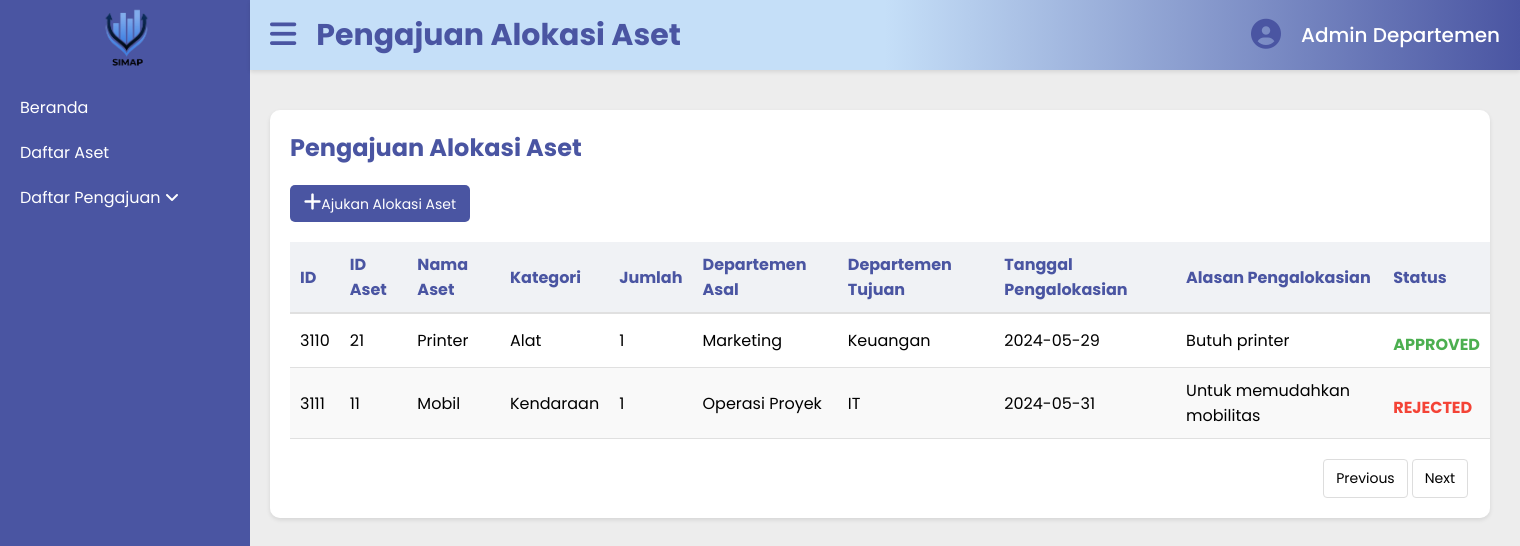
Screenshot of /SIMAP-Project/departemen-page/page-alokasiDepartemen.php with the database file from the repository.
### tables this page shows
CREATE TABLE `pengajuan_alokasi` (
  `idPengajuanAlokasi` int(11) NOT NULL,
  `idAset` int(11) DEFAULT NULL,
  `namaAset` varchar(100) NOT NULL,
  `kategoriAset` varchar(255) NOT NULL,
  `jumlah` int(11) NOT NULL,
  `departemenAsal` varchar(255) NOT NULL,
  `departemenTujuan` varchar(255) NOT NULL,
  `tanggalPengalokasian` date NOT NULL,
  `alasanPengalokasian` varchar(255) NOT NULL,
  `status` varchar(50) NOT NULL
);

### SIMAP-Project/departemen-page/page-alokasiDepartemen.php (the view, shortened to what this page needs)
<?php
include '../php/koneksi.php';
$query_mysql = mysqli_query($mysqli, "SELECT * FROM pengajuan_alokasi");
?>
<!DOCTYPE html>
<html lang="en">
<head>
    <link rel="stylesheet" href="../departemen-style/style-alokasiDepartemen.css">
</head>
<body>
    <div id="daftarAset">
        <div class="container">
            <nav class="sidebar">
                <div class="logo">
                    <a href="#"> <img src="../assets/simap.png" class="logo" alt="Logo SIMAP"></a>
                </div>
                <ul>
                    <li><a href="page-berandaDepartemen.php">Beranda</a></li>
                    <li><a href="page-daftarAset.php">Daftar Aset</a></li>
                    <li><a href="#">Daftar Pengajuan <i class="fa-solid fa-angle-down"></i></a>
                    </li>
                </ul>
            </nav>
            <div class="header">
                <div class="menu-bar">
                    <a href="#"><i class="fa-solid fa-bars" style="color: #4a55a2;"></i></a>
                    <h1>Pengajuan Alokasi Aset</h1>
                </div>
                <ul>
                    <li class="admin-profile"><a href="../departemen-page/page-profileDepartemen.html">
                        <i class="fa-solid fa-circle-user" style="color: #4a55a2;"></i>
                    </a>
                    </li>
                    <li class="username">
                        <a href="../departemen-page/page-profileDepartemen.html">Admin Departemen</a>
                    </li>
                </ul>
            </div>
            <div class="box">
                <h2>Pengajuan Alokasi Aset</h2>
                <a href="form-tambahAlokasi.php"><button class="btn-tambah"><i class="fa-solid fa-plus" style="color: #ffff; font-size: 20px;">
                </i>Ajukan Alokasi Aset</button></a>
                <table>
                <thead>
                        <tr>
                            <th>ID</th>
                            <th>ID Aset</th>
                            <th>Nama Aset</th>
                            <th>Kategori</th>
                            <th>Jumlah</th>
                            <th>Departemen Asal</th>
                            <th>Departemen Tujuan</th>
                            <th>Tanggal Pengalokasian</th>
                            <th>Alasan Pengalokasian</th>
                            <th>Status</th>
                        </tr>
                    </thead>
                    <tbody>
                    <?php while ($data = mysqli_fetch_assoc($query_mysql)) { ?>
                        <tr>
                            <td><?php echo $data['idPengajuanAlokasi']; ?></td>
                            <td><?php echo $data['idAset']; ?></td>
                            <td><?php echo $data['namaAset']; ?></td>
                            <td><?php echo $data['kategoriAset']; ?></td>
                            <td><?php echo $data['jumlah']; ?></td>
                            <td><?php echo $data['departemenAsal']; ?></td>
                            <td><?php echo $data['departemenTujuan']; ?></td>
                            <td><?php echo $data['tanggalPengalokasian']; ?></td>
                            <td><?php echo $data['alasanPengalokasian']; ?></td>
                            <td>
                                <div class="status-text <?php echo ($data['status'] == 'APPROVED') ? 'status-approved' : (($data['status'] == 'REJECTED') ? 'status-rejected' : ''); ?>">
                                    <?php echo $data['status']; ?>
                                </div>
                            </td>
                        </tr>
                        <?php } ?>
                    </tbody>
                </table>
                <div class="pagination">
                    <button class="prev">Previous</button>
                    <button class="next">Next</button>
                </div>
            </div>
        </div>
    </div>
</body>
</html>

### SIMAP-Project/departemen-style/style-alokasiDepartemen.css (style rules this page uses)
* { margin: 0; padding: 0; font-family: 'Poppins', sans-serif; box-sizing: border-box; }
html, body { height: 100%; margin: 0; padding: 0; scroll-behavior: smooth; }
body { background-color: #EDEDED; display: flex; }
#daftarAset .container { display: flex; flex: 1; flex-direction: row; }
.sidebar { background-color: #4a55a2; width: 250px; height: 100vh; padding-top: 20px; position: fixed; }
.sidebar .logo { display: block; margin: -20px auto 10px; width: 75px; }
.sidebar ul { list-style: none; padding: 0; }
.sidebar ul li { padding: 10px 20px; }
.sidebar ul li a { color: white; text-decoration: none; display: block; }
.header { height: 70px; display: flex; justify-content: space-between; align-items: center; padding: 10px 20px; background: linear-gradient(to right, #C5DFF8, #C5DFF8, #4A55A2); box-shadow: 0 2px 4px rgba(0, 0, 0, 0.1); position: fixed; top: 0; left: 250px; width: calc(100% - 250px); }
.header .menu-bar { text-decoration: none; color: #4a55a2; display: flex; flex-direction: row; font-size: 30px; }
.header .menu-bar h1 { text-decoration: none; font-size: 30px; padding-left: 20px; }
.header ul { display: flex; list-style: none; padding: 0; margin: 0; }
.header ul li { margin-left: 20px; display: flex; align-items: center; }
.header ul .admin-profile a { font-size: 30px; }
.header ul .username a { text-decoration: none; font-size: 20px; font-weight: 500; color: #FFF; }
.box { width: calc(100% - 300px); height: auto; background-color: white; border-radius: 10px; margin-top: 110px; margin-left: 270px; padding: 20px; box-shadow: 0 2px 4px rgba(0, 0, 0, 0.1); overflow-x: auto; }
.box h2 { margin-bottom: 20px; color: #4a55a2; }
table { width: 100%; min-width: 1200px; border-collapse: collapse; margin-bottom: 20px; }
table thead th { background-color: #f0f2f5; padding: 10px; text-align: left; color: #4a55a2; border-bottom: 2px solid #e0e0e0; }
table tbody td { padding: 10px; border-bottom: 1px solid #e0e0e0; }
table tbody tr:nth-child(even) { background-color: #f9f9f9; }
button { padding: 8px 12px; border: none; border-radius: 4px; cursor: pointer; font-size: 14px; }
.status-approved { color: #4caf50; font-weight: bold; }
.status-rejected { color: #f44336; font-weight: bold; }
.status-text { display: inline-block; margin-top: 8px; }
.pagination { display: flex; justify-content: flex-end; margin-top: 20px; right: 0; }
.pagination button { padding: 8px 12px; border: 1px solid #ddd; background-color: white; cursor: pointer; margin: 0 2px; border-radius: 4px; }
.box .btn-tambah { width: 180px; padding: 7px; margin-bottom: 20px; background-color: #4a55a2; color: #FFFf; border: none; border-radius: 5px; }

### rows the page displays
pengajuan_alokasi: idPengajuanAlokasi "3110", idAset "21", namaAset "Printer", kategoriAset "Alat", jumlah "1", departemenAsal "Marketing", departemenTujuan "Keuangan", tanggalPengalokasian "2024-05-29", alasanPengalokasian "Butuh printer", status "APPROVED"
pengajuan_alokasi: idPengajuanAlokasi "3111", idAset "11", namaAset "Mobil", kategoriAset "Kendaraan", jumlah "1", departemenAsal "Operasi Proyek", departemenTujuan "IT", tanggalPengalokasian "2024-05-31", alasanPengalokasian "Untuk memudahkan mobilitas", status "REJECTED"
